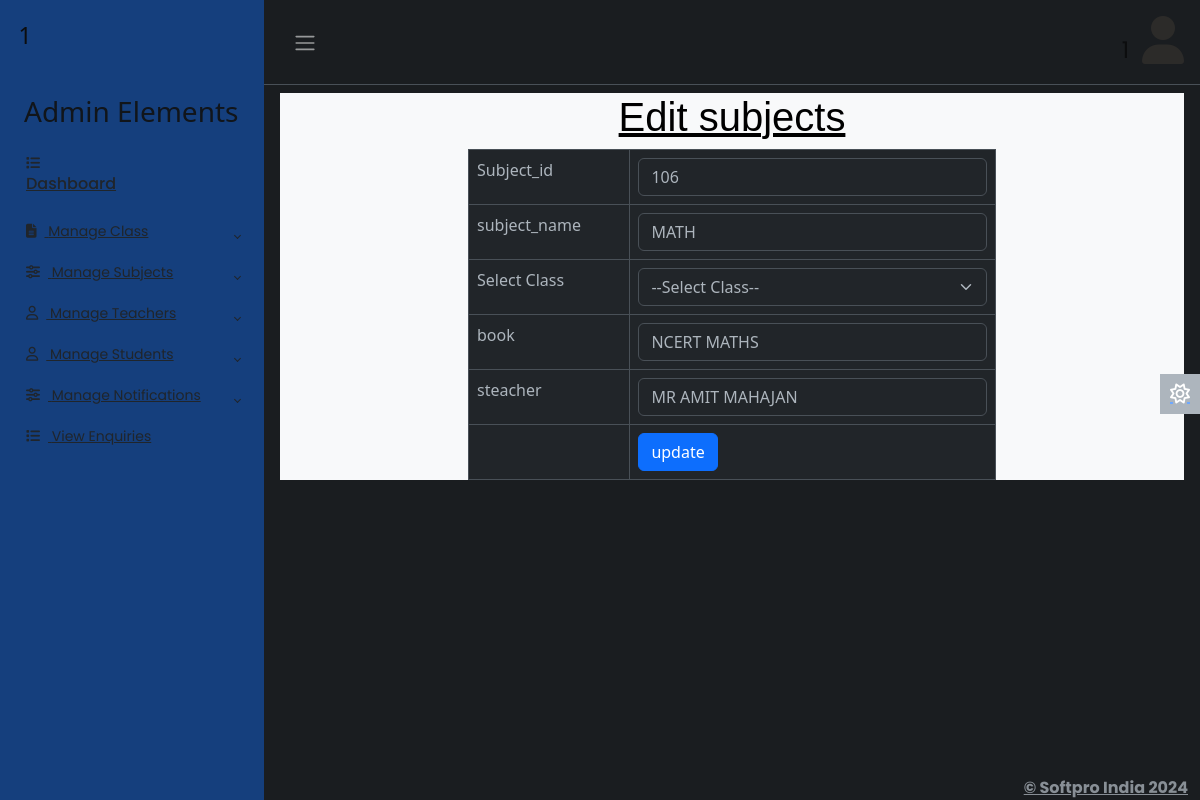
The app's page /adminapp/editsub/106 (signed in) with its own data.
### adminapp/models.py (models this page shows)
class Subject(models.Model):
    sid=models.IntegerField(primary_key=True,auto_created=True)
    subject_name=models.CharField(max_length=30)
    sclass=models.CharField(max_length=50)
    book=models.CharField(max_length=50)
    steacher=models.CharField(max_length=50)
    created_date=models.DateTimeField()

### adminapp/views.py (the view, shortened to what this page needs)
# urls.py: path('editsub/<id>',views.editsub,name='editsub'),
@cache_control(no_store=True,no_cache=True,must_revalidate=True)
def editsub(req,id):
    try:
        if req.session['adminid']!=None:
            adminid=req.session['adminid']
            sub=Subject.objects.get(sid=id)
            cl=Classes.objects.all()
            return render(req,'editsubject.html',{'adminid':adminid,'sub':sub,'cl':cl})
    except KeyError:
        return redirect('login')

### adminapp/templates/editsubject.html (shortened to what this page needs)
{% extends 'adminbase.html' %}
{% load static %}
{% block admin %}
<div class="row text-bg-light">
    <div class="col-sm-12">
        <h1 class="text-center " style="font-family:sans-serif ;"> <u>Edit subjects</u> </h1>
        <form method="post">
            <table class="table table-bordered" style="margin:auto;width:60%">
                <tr>
                    <td>Subject_id</td>
                    <td>
                        <input type="text" name="sid" readonly value="{{sub.sid}}" class="form-control" readonly />
                    </td>
                </tr>
                <tr>
                    <td>subject_name</td>
                    <td>
                        <input type="text" name="subject_name" value="{{sub.subject_name}}" class="form-control" />
                    </td>
                </tr>
                <tr>
                    <td>Select Class</td>
                    <td>
                       <select name="sclass" id="" class="form-select">
                          <option value="">--Select Class--</option>
                       </select>
                    </td>
                </tr>
                <tr>
                    <td>book</td>
                    <td>
                        <input type="text" name="book" value="{{sub.book}}" class="form-control">
                    </td>
                </tr>
                <tr>
                    <td>steacher</td>
                    <td>
                        <input type="text" name="steacher" value="{{sub.steacher}}" class="form-control">
                    </td>
                </tr>
                <tr>
                    <td>
                    </td>
                    <td>
                        <button class="btn btn-primary">
                            update
                        </button>
                    </td>
                </tr>
            </table>
        </form>
    </div>
</div>
{%  endblock %}

### adminapp/static/css/adminstyle.css (style rules this page uses)
body { font-family: 'Poppins', sans-serif; font-size: 0.875rem; opacity: 1; overflow-y: scroll; margin: 0; }

### records on screen
Subject: sid "106", subject_name "MATH", book "NCERT MATHS", steacher "MR AMIT MAHAJAN"

### other values on screen
{{ adminid }} "1"
